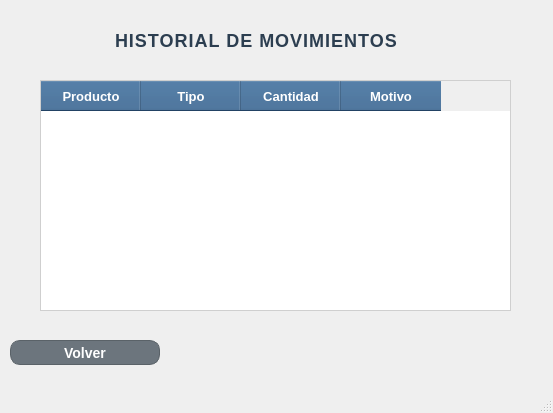
<?xml version="1.0" encoding="UTF-8"?>
<ui version="4.0">
 <class>MainWindow</class>
 <widget class="QMainWindow" name="MainWindow">
  <property name="geometry">
   <rect>
    <x>0</x>
    <y>0</y>
    <width>553</width>
    <height>413</height>
   </rect>
  </property>
  <property name="windowTitle">
   <string>MainWindow</string>
  </property>
  <property name="styleSheet">
   <string notr="true">QDialog#Dialog {
    background-color: #FFFFFF;
}

QLabel#label {
    color: #2C3E50;
    font-size: 18px;
    font-weight: bold;
    letter-spacing: 1px;
    margin-bottom: 10px;
}

/* Estilo para las etiquetas de texto (Nombre, Usuario, etc.) */
QLabel {
    color: #4A5568;
    font-size: 13px;
    font-weight: bold;
}

/* Campos de Texto e Inputs */
QLineEdit, QComboBox {
    background-color: #FFFFFF;
    border: 1px solid #CBD5E1;
    border-radius: 6px;
    padding: 5px 10px;
    font-size: 13px;
    color: #334155;
}

QLineEdit:focus, QComboBox:focus {
    border: 2px solid #FF9100; /* Resalta en naranja al hacer clic */
}



/* --- ESTILOS DE LOS BOTONES --- */

/* Botón Crear (Naranja Corporativo) */
QPushButton#btn_registrar {
    background-color: #FF9100;
    color: #FFFFFF;
    border: none;
    border-radius: 6px;
    font-weight: bold;
    font-size: 13px;
}
QPushButton#btn_registrar:hover {
    background-color: #FB8C00;
}

/* Botón Eliminar (Gris/Rojo sutil de advertencia) */
QPushButton#btn_eliminar {
    background-color: #FEE2E2; /* Fondo rojo muy clarito */
    color: #EF4444; /* Texto rojo */
    border: 1px solid #FCA5A5;
    border-radius: 6px;
    font-weight: bold;
    font-size: 13px;
}
QPushButton#btn_eliminar:hover {
    background-color: #EF4444;
    color: #FFFFFF;
}

/* Botón Volver (Estilo elegante y neutro) */
QPushButton#btn_volver {
    background-color: #64748B; /* Gris slate */
    color: #FFFFFF;
    border: none;
    border-radius: 6px;
    font-weight: bold;
    font-size: 13px;
}
QPushButton#btn_volver:hover {
    background-color: #475569;
}</string>
  </property>
  <widget class="QWidget" name="centralwidget">
   <widget class="QTableWidget" name="tablaMovimientos">
    <property name="geometry">
     <rect>
      <x>40</x>
      <y>80</y>
      <width>471</width>
      <height>231</height>
     </rect>
    </property>
    <property name="styleSheet">
     <string notr="true">QTableWidget {
    background-color: white;
    border: 1px solid #CFCFCF;
    gridline-color: #DADADA;
    font-size: 13px;
    color: #333333;
    selection-background-color: #D6E4F0;
}

QHeaderView::section {
    background-color: #2F5D8C;
    color: white;
    font-weight: bold;
    font-size: 13px;
    border-right: 1px solid white;
    height: 30px;
}

QTableCornerButton::section {
    background-color: #2F5D8C;
    border: none;
}</string>
    </property>
    <column>
     <property name="text">
      <string>Producto</string>
     </property>
    </column>
    <column>
     <property name="text">
      <string>Tipo</string>
     </property>
    </column>
    <column>
     <property name="text">
      <string>Cantidad</string>
     </property>
    </column>
    <column>
     <property name="text">
      <string>Motivo</string>
     </property>
    </column>
   </widget>
   <widget class="QPushButton" name="btnVolver">
    <property name="geometry">
     <rect>
      <x>10</x>
      <y>340</y>
      <width>150</width>
      <height>25</height>
     </rect>
    </property>
    <property name="styleSheet">
     <string notr="true">QPushButton {
    background-color: #6C757D;
    color: white;
    border-radius: 10px;
    font-weight: bold;
    font-size: 14px;
    border: 1px solid #5A6268;
}

QPushButton:hover {
    background-color: #5A6268;
}

QPushButton:pressed {
    background-color: #4E555B;
}</string>
    </property>
    <property name="text">
     <string>Volver</string>
    </property>
   </widget>
   <widget class="QLabel" name="label">
    <property name="geometry">
     <rect>
      <x>110</x>
      <y>30</y>
      <width>311</width>
      <height>31</height>
     </rect>
    </property>
    <property name="text">
     <string>HISTORIAL DE MOVIMIENTOS</string>
    </property>
   </widget>
  </widget>
  <widget class="QMenuBar" name="menubar">
   <property name="geometry">
    <rect>
     <x>0</x>
     <y>0</y>
     <width>553</width>
     <height>22</height>
    </rect>
   </property>
  </widget>
  <widget class="QStatusBar" name="statusbar"/>
 </widget>
 <resources/>
 <connections/>
</ui>
